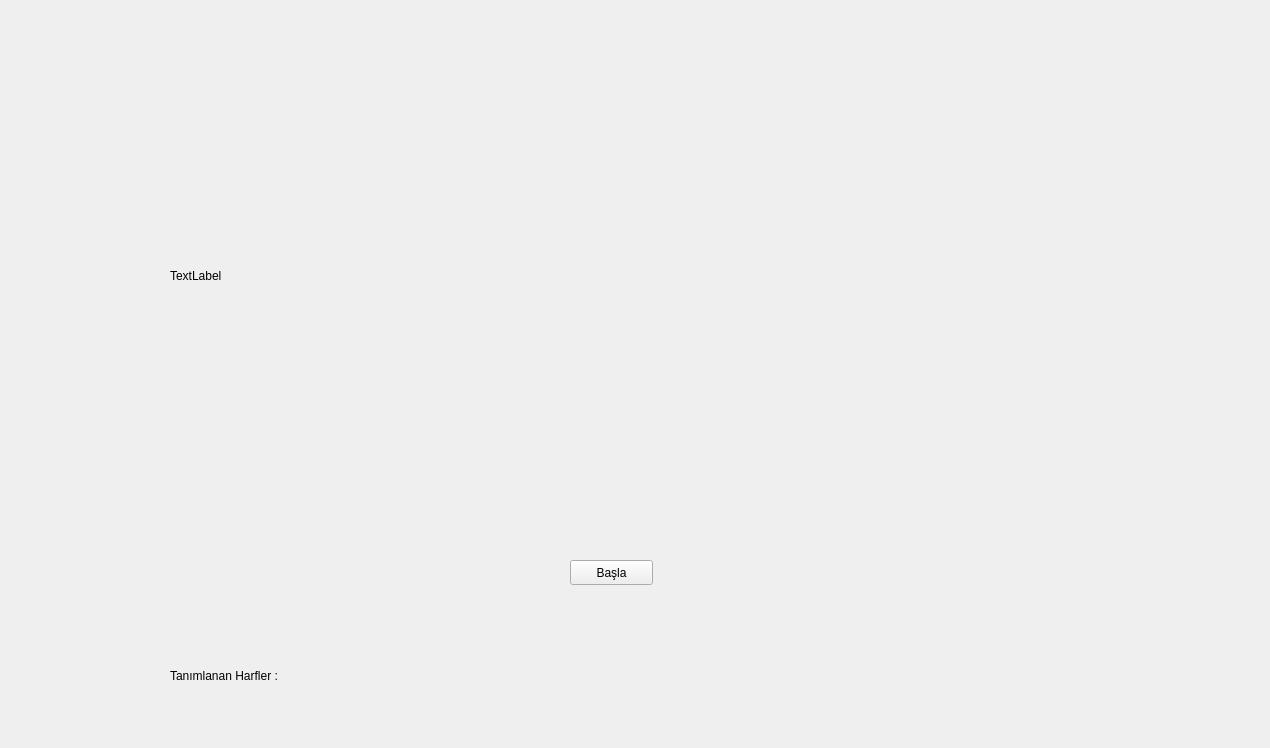
<?xml version="1.0" encoding="UTF-8"?>
<ui version="4.0">
 <class>Form</class>
 <widget class="QWidget" name="Form">
  <property name="geometry">
   <rect>
    <x>0</x>
    <y>0</y>
    <width>1270</width>
    <height>748</height>
   </rect>
  </property>
  <property name="windowTitle">
   <string>Çember Geçme</string>
  </property>
  <widget class="QWidget" name="horizontalLayoutWidget">
   <property name="geometry">
    <rect>
     <x>170</x>
     <y>10</y>
     <width>911</width>
     <height>531</height>
    </rect>
   </property>
   <layout class="QHBoxLayout" name="horizontalLayout">
    <item>
     <widget class="QLabel" name="label">
      <property name="text">
       <string>TextLabel</string>
      </property>
     </widget>
    </item>
   </layout>
  </widget>
  <widget class="QPushButton" name="pushButton">
   <property name="geometry">
    <rect>
     <x>570</x>
     <y>560</y>
     <width>83</width>
     <height>25</height>
    </rect>
   </property>
   <property name="text">
    <string>Başla</string>
   </property>
  </widget>
  <widget class="QLabel" name="label_2">
   <property name="geometry">
    <rect>
     <x>170</x>
     <y>650</y>
     <width>161</width>
     <height>51</height>
    </rect>
   </property>
   <property name="text">
    <string>Tanımlanan Harfler : </string>
   </property>
  </widget>
  <widget class="QLabel" name="label_3">
   <property name="geometry">
    <rect>
     <x>330</x>
     <y>650</y>
     <width>161</width>
     <height>51</height>
    </rect>
   </property>
   <property name="text">
    <string/>
   </property>
  </widget>
 </widget>
 <resources/>
 <connections/>
</ui>
